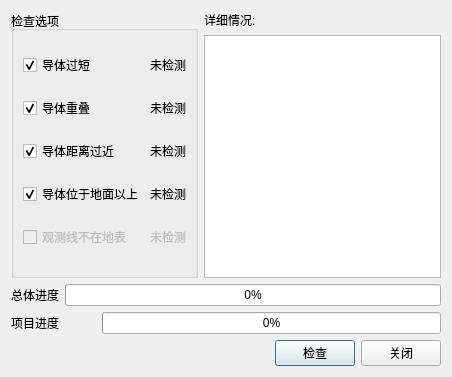
<?xml version="1.0" encoding="UTF-8"?>
<ui version="4.0">
 <class>Check</class>
 <widget class="QDialog" name="Check">
  <property name="geometry">
   <rect>
    <x>0</x>
    <y>0</y>
    <width>452</width>
    <height>377</height>
   </rect>
  </property>
  <property name="windowTitle">
   <string>检查</string>
  </property>
  <layout class="QVBoxLayout" name="verticalLayout_2">
   <item>
    <layout class="QHBoxLayout" name="horizontalLayout">
     <item>
      <widget class="QGroupBox" name="groupBox">
       <property name="title">
        <string>检查选项</string>
       </property>
       <layout class="QGridLayout" name="gridLayout">
        <item row="0" column="0">
         <widget class="QCheckBox" name="check_short">
          <property name="text">
           <string>导体过短</string>
          </property>
          <property name="checked">
           <bool>true</bool>
          </property>
         </widget>
        </item>
        <item row="0" column="1">
         <widget class="QLabel" name="label_short">
          <property name="text">
           <string>未检测</string>
          </property>
         </widget>
        </item>
        <item row="1" column="0">
         <widget class="QCheckBox" name="check_overlay">
          <property name="text">
           <string>导体重叠</string>
          </property>
          <property name="checked">
           <bool>true</bool>
          </property>
         </widget>
        </item>
        <item row="1" column="1">
         <widget class="QLabel" name="label_overlay">
          <property name="text">
           <string>未检测</string>
          </property>
         </widget>
        </item>
        <item row="2" column="0">
         <widget class="QCheckBox" name="check_close">
          <property name="text">
           <string>导体距离过近</string>
          </property>
          <property name="checked">
           <bool>true</bool>
          </property>
         </widget>
        </item>
        <item row="2" column="1">
         <widget class="QLabel" name="label_close">
          <property name="text">
           <string>未检测</string>
          </property>
         </widget>
        </item>
        <item row="3" column="0">
         <widget class="QCheckBox" name="check_outofearth">
          <property name="text">
           <string>导体位于地面以上</string>
          </property>
          <property name="checked">
           <bool>true</bool>
          </property>
         </widget>
        </item>
        <item row="3" column="1">
         <widget class="QLabel" name="label_outofearth">
          <property name="text">
           <string>未检测</string>
          </property>
         </widget>
        </item>
        <item row="4" column="0">
         <widget class="QCheckBox" name="check_observe">
          <property name="enabled">
           <bool>false</bool>
          </property>
          <property name="text">
           <string>观测线不在地表</string>
          </property>
         </widget>
        </item>
        <item row="4" column="1">
         <widget class="QLabel" name="label_observe">
          <property name="enabled">
           <bool>false</bool>
          </property>
          <property name="text">
           <string>未检测</string>
          </property>
         </widget>
        </item>
       </layout>
      </widget>
     </item>
     <item>
      <layout class="QVBoxLayout" name="verticalLayout">
       <item>
        <widget class="QLabel" name="label_6">
         <property name="text">
          <string>详细情况:</string>
         </property>
        </widget>
       </item>
       <item>
        <widget class="QTextEdit" name="textEdit">
         <property name="html">
          <string>&lt;!DOCTYPE HTML PUBLIC &quot;-//W3C//DTD HTML 4.0//EN&quot; &quot;http://www.w3.org/TR/REC-html40/strict.dtd&quot;&gt;
&lt;html&gt;&lt;head&gt;&lt;meta name=&quot;qrichtext&quot; content=&quot;1&quot; /&gt;&lt;style type=&quot;text/css&quot;&gt;
p, li { white-space: pre-wrap; }
&lt;/style&gt;&lt;/head&gt;&lt;body style=&quot; font-family:'SimSun'; font-size:9pt; font-weight:400; font-style:normal;&quot;&gt;
&lt;p style=&quot; margin-top:0px; margin-bottom:0px; margin-left:0px; margin-right:0px; -qt-block-indent:0; text-indent:0px;&quot;&gt;&lt;br /&gt;&lt;/p&gt;&lt;/body&gt;&lt;/html&gt;</string>
         </property>
        </widget>
       </item>
      </layout>
     </item>
    </layout>
   </item>
   <item>
    <layout class="QHBoxLayout" name="horizontalLayout_3">
     <item>
      <widget class="QLabel" name="label_prograss1">
       <property name="text">
        <string>总体进度</string>
       </property>
      </widget>
     </item>
     <item>
      <widget class="QProgressBar" name="progressBar1">
       <property name="value">
        <number>0</number>
       </property>
      </widget>
     </item>
    </layout>
   </item>
   <item>
    <layout class="QHBoxLayout" name="horizontalLayout_4">
     <item>
      <widget class="QLabel" name="label_prograss2">
       <property name="text">
        <string>项目进度           </string>
       </property>
      </widget>
     </item>
     <item>
      <widget class="QProgressBar" name="progressBar2">
       <property name="value">
        <number>0</number>
       </property>
      </widget>
     </item>
    </layout>
   </item>
   <item>
    <layout class="QHBoxLayout" name="horizontalLayout_2">
     <item>
      <spacer name="horizontalSpacer">
       <property name="orientation">
        <enum>Qt::Horizontal</enum>
       </property>
       <property name="sizeHint" stdset="0">
        <size>
         <width>40</width>
         <height>20</height>
        </size>
       </property>
      </spacer>
     </item>
     <item>
      <widget class="QPushButton" name="pushButton_check">
       <property name="text">
        <string>检查</string>
       </property>
      </widget>
     </item>
     <item>
      <widget class="QPushButton" name="pushButton_close">
       <property name="text">
        <string>关闭</string>
       </property>
      </widget>
     </item>
    </layout>
   </item>
  </layout>
 </widget>
 <resources/>
 <connections>
  <connection>
   <sender>pushButton_close</sender>
   <signal>clicked()</signal>
   <receiver>Check</receiver>
   <slot>close()</slot>
   <hints>
    <hint type="sourcelabel">
     <x>404</x>
     <y>355</y>
    </hint>
    <hint type="destinationlabel">
     <x>225</x>
     <y>188</y>
    </hint>
   </hints>
  </connection>
 </connections>
</ui>
